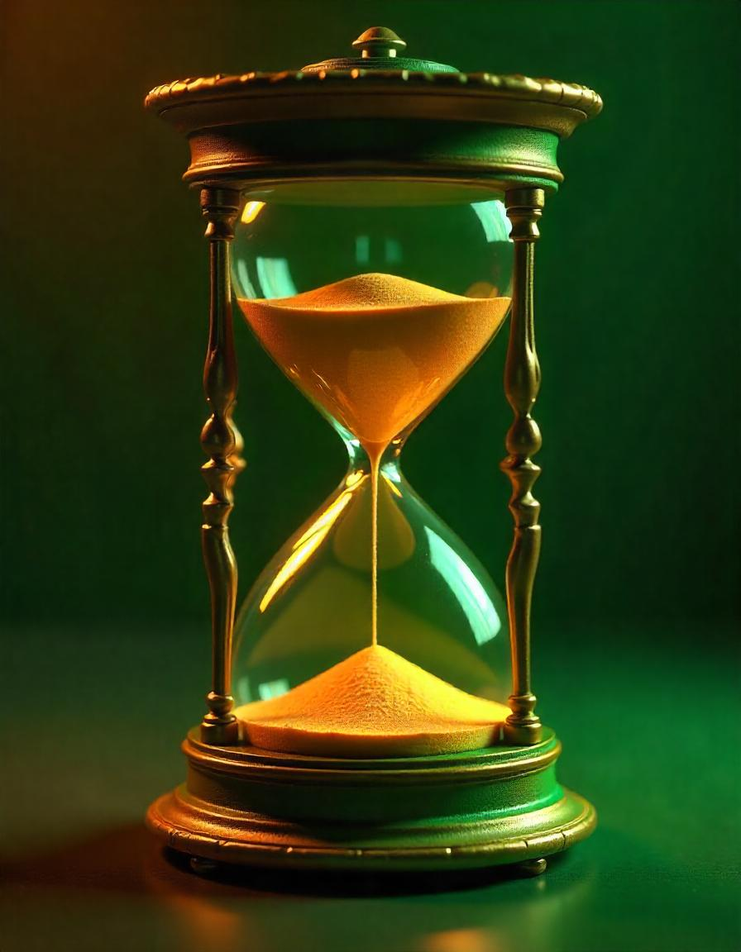
#> input picture images/img.png, 741 x 952 px, shrunk from 896 x 1152 before the run
$ jupyter execute program8.ipynb
#> lines starting #> are read from the running program, lines starting #| are printed output that depends on the picture; after the words box and inside, x2 and y2 are one past the last pixel; in counts of white or black regions, pixels touching at a corner belong together
### Implement different Thresholding techniques on images using openCV.

[cell 1]
import cv2
image=cv2.imread('../images/img.png')
#> image is the input picture: shape (952, 741, 3); mean B, G, R 17.5, 60.9, 46.2
gray=cv2.cvtColor(image,cv2.COLOR_BGR2GRAY)
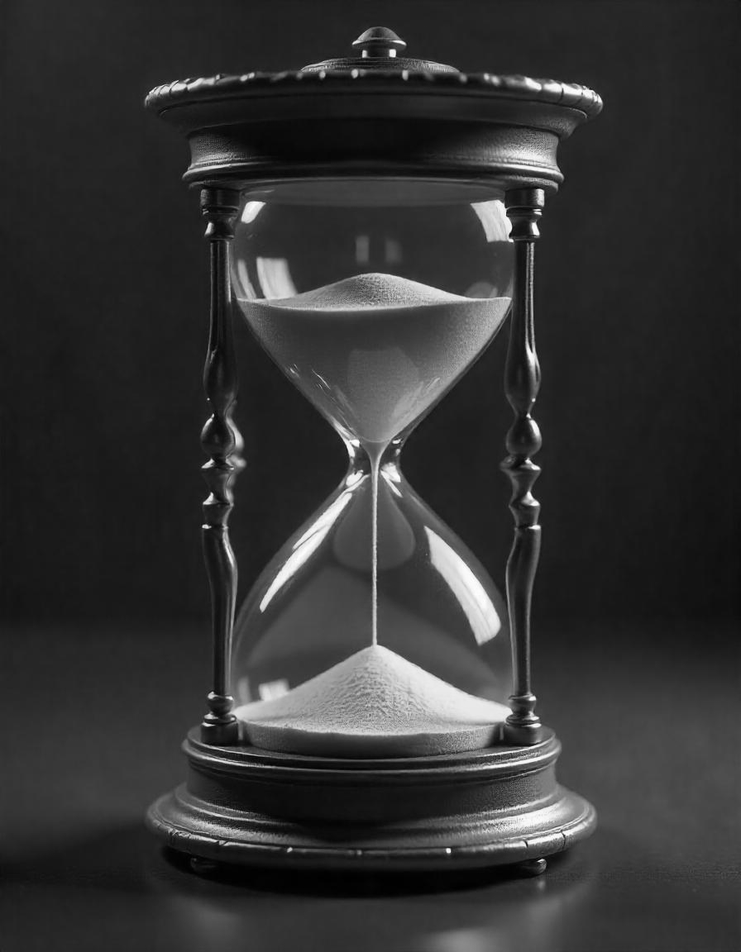
#> gray: shape (952, 741); min 0, max 255, mean 51.5

[cell 2]
_,t1=cv2.threshold(gray,127,255,cv2.THRESH_BINARY)
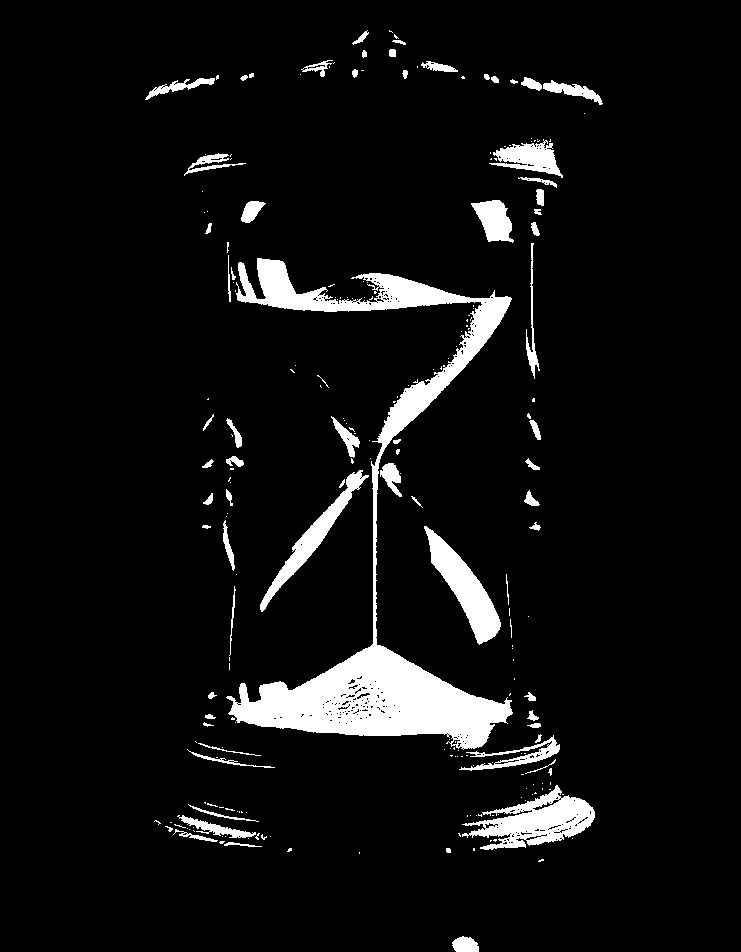
#> t1: shape (952, 741); 6.6% white; 228 white regions (157 under 20 px), largest, box (x1, y1, x2, y2) and area: (226, 258, 513, 750) 25132, (462, 785, 595, 850) 4018, (424, 526, 501, 645) 3101
_,t2=cv2.threshold(gray,127,255,cv2.THRESH_BINARY_INV)
_,t3=cv2.threshold(gray,127,255,cv2.THRESH_TRUNC)
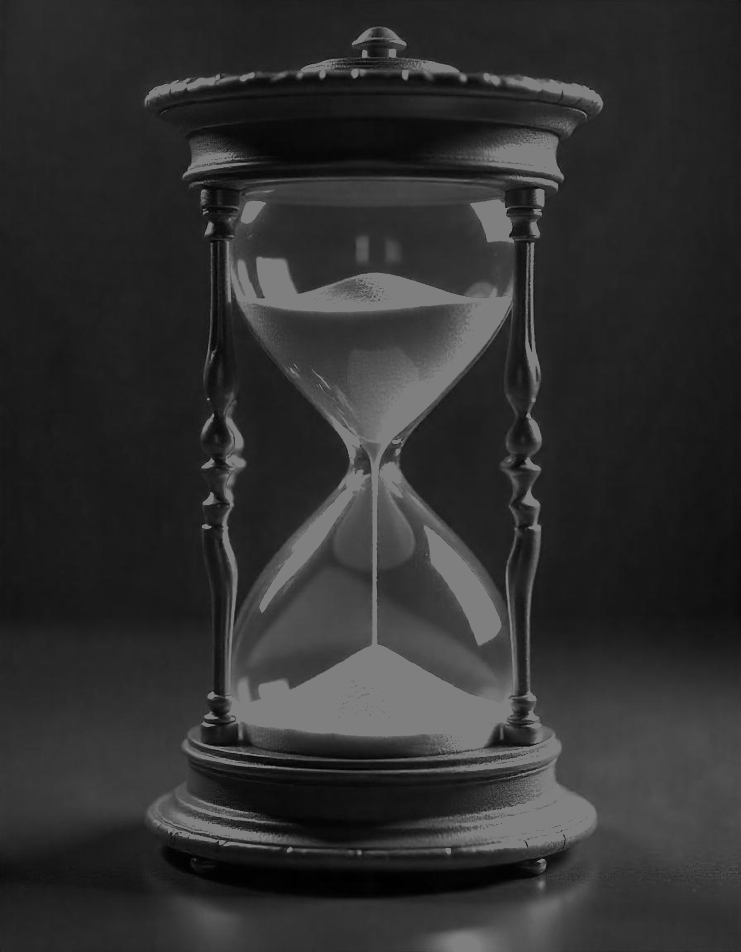
#> t3: shape (952, 741); min 0, max 127, mean 48
_,t4=cv2.threshold(gray,127,255,cv2.THRESH_TOZERO)
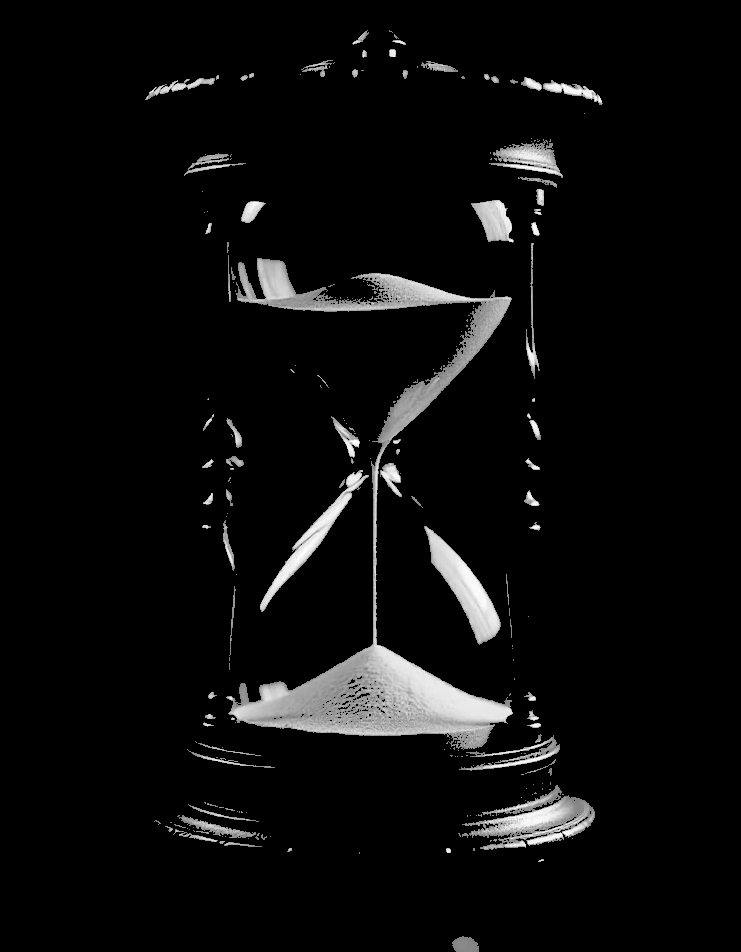
#> t4: shape (952, 741); min 0, max 255, mean 11.9
_,t5=cv2.threshold(gray,127,255,cv2.THRESH_TOZERO_INV)
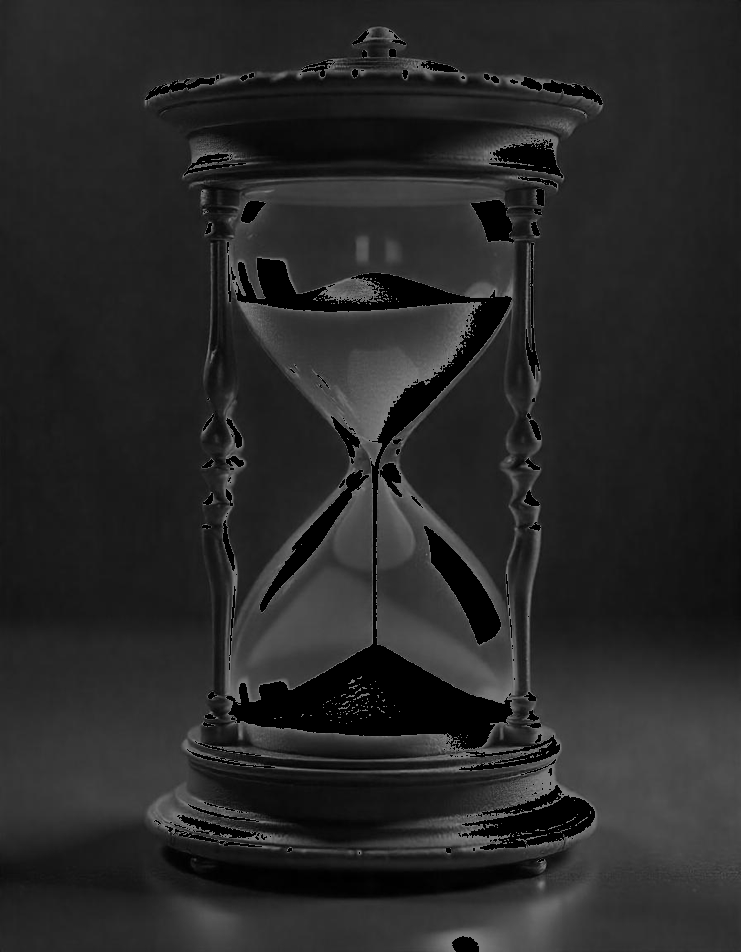
#> t5: shape (952, 741); min 0, max 127, mean 39.6
